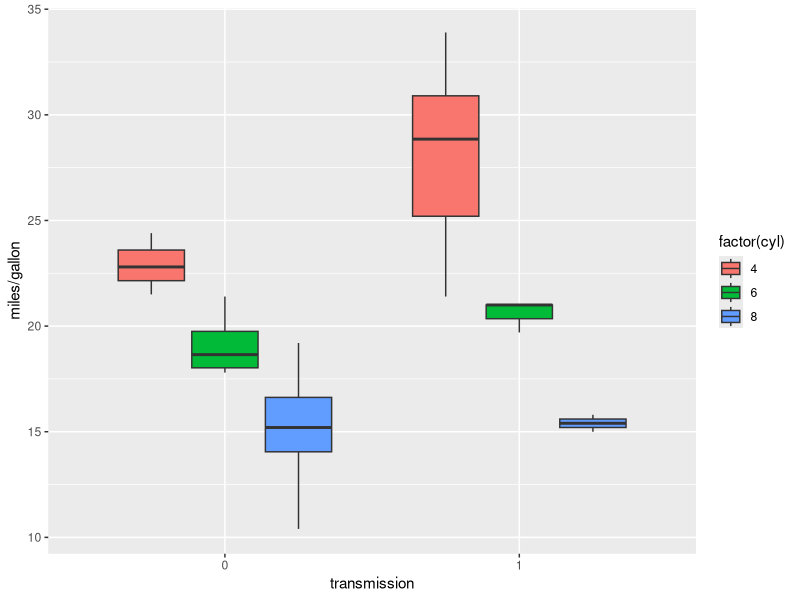
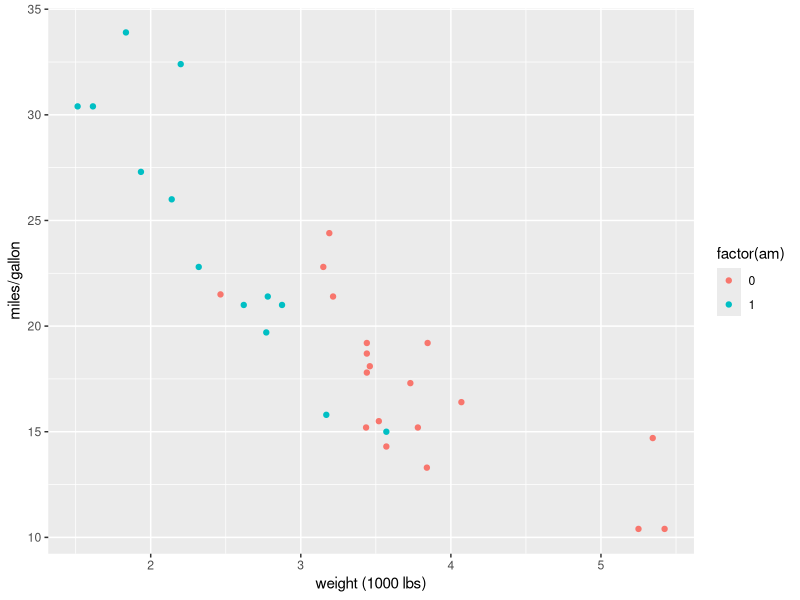
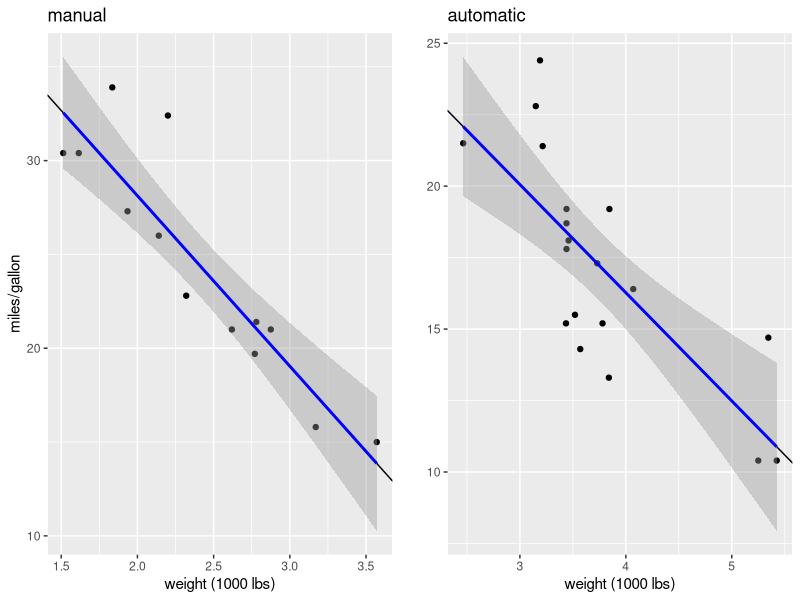

Recreate these plots in R, in order.
# looking at a data set of a collection of cars, a magazine is interested in 
# exploring the relationship between a set of variables and miles per gallon 
# (MPG) (outcome). In particular, explore the following questions:
# 1. Is an automatic or manual transmission better for MPG
# 2. Quantify the MPG difference between automatic and manual transmissions

library(ggplot2)
require(cowplot)
library(dplyr)

# the "am" variable in the mtcars dataset is of binary type, indicating manual
# tranmission with "1" and automatic transmission with "0"

g <- ggplot(data = mtcars, aes(y = mpg, x = factor(am), fill = factor(cyl)))
g <- g + geom_boxplot()
g <- g + xlab("transmission") + ylab("miles/gallon")
g


# fit a linear model with transmission as the only variable
fit <- lm(mpg ~ am, data = mtcars)
coef <- summary(fit)$coefficients
coef
# this model assumes one line through the data.

# As the slope of the linear model indicates, there is a coef[2, 1] increase in
# miles/gallon going from automatic transmission to manual.

# confidence interval
confInterval <- confint(fit)
confInterval

# The confidence interval indicates that with a 95% confidence, there is an
# increase from confInterval[2, 1] to confInterval[2, 2] miles/gallon going from
# automatic transmission to manual.


# hypothesis testing


# including more variables
# weight

ggplot(data = mtcars, aes(y = mpg, x = wt, color = factor(am))) + 
    geom_point() + xlab("weight (1000 lbs)") + ylab("miles/gallon")

# this plot indicates that weight influences the mpg outcome directly, so this
# is a variable worth having into account when analyzing whether automatic or
# manual transmission is better for mpg
# manual cars weight less than automatic cars

# linear fit for manual cars
y1 <- mtcars$mpg[mtcars$am == 1]
x1 <- mtcars$wt[mtcars$am == 1]
data1 <- data.frame(x1, y1)
fit1 <- lm(y1 ~ mtcars$am[mtcars$am == 1] + x1)
coef1 <- summary(fit1)$coefficients
coef1

# linear fit for automatic cars
y0 <- mtcars$mpg[mtcars$am == 0]
x0 <- mtcars$wt[mtcars$am == 0]
data0 <- data.frame(x0, y0)
fit0 <- lm(y0 ~ mtcars$am[mtcars$am == 0] + x0)
coef0 <- summary(fit0)$coefficients
coef0

fit2 <- lm(mpg ~ am + wt, data = mtcars)
coef2 <- summary(fit2)$coefficients
coef2

# adding a second variable to the model, the weight of the cars, namely, wt
# one finds that the coefficient in front of the binary variable, am, is the 
# change in the intercept between automatic and manual transmission. This model 
# generates two parallel lines with different interceps and the same slope 
# (coef2[3, 1]), which indicates the change in mpg per unit increase (1000 lbs) 
# in the car weight.

# quantify the uncertainty(?)

# residual plots
# plot residuals of the two fits that correspond to the values of the binary
# variable (am), with their respective residuals

e1 <- resid(fit1)
yhat1 <- predict(fit1)
max(abs(e1 - (y1 - yhat1)))

e0 <- resid(fit0)
yhat0 <- predict(fit0)
max(abs(e0 - (y0 - yhat0)))

#x <- mtcars$wt
#y <-mtcars$mpg
n1 <- length(y1)
n0 <- length(y0)

#plot(x1, y1)
#abline(a = coef1[1, 1], b = coef1[2, 1], lwd = 2)
#for (i in 1:n)
#    lines(c(x1[i], x1[i]), c(y1[i], yhat1[i]), col = "red", lwd = 2)

plot_manual <- ggplot(data1, aes(x = x1, y = y1)) + geom_point() + 
    geom_abline(intercept = coef1[1, 1], slope = coef1[2, 1]) + 
    stat_smooth(method = "lm", col = "blue") + 
    xlab("weight (1000 lbs)") + ylab("miles/gallon") + 
    ggtitle("manual")

plot_auto <- ggplot(data0, aes(x = x0, y = y0)) + geom_point() + 
    geom_abline(intercept = coef0[1, 1], slope = coef0[2, 1]) + 
    stat_smooth(method = "lm", col = "blue") + 
    xlab("weight (1000 lbs)") + ylab("") + 
    ggtitle("automatic")

plot_grid(plot_manual, plot_auto)


# executive summary



















